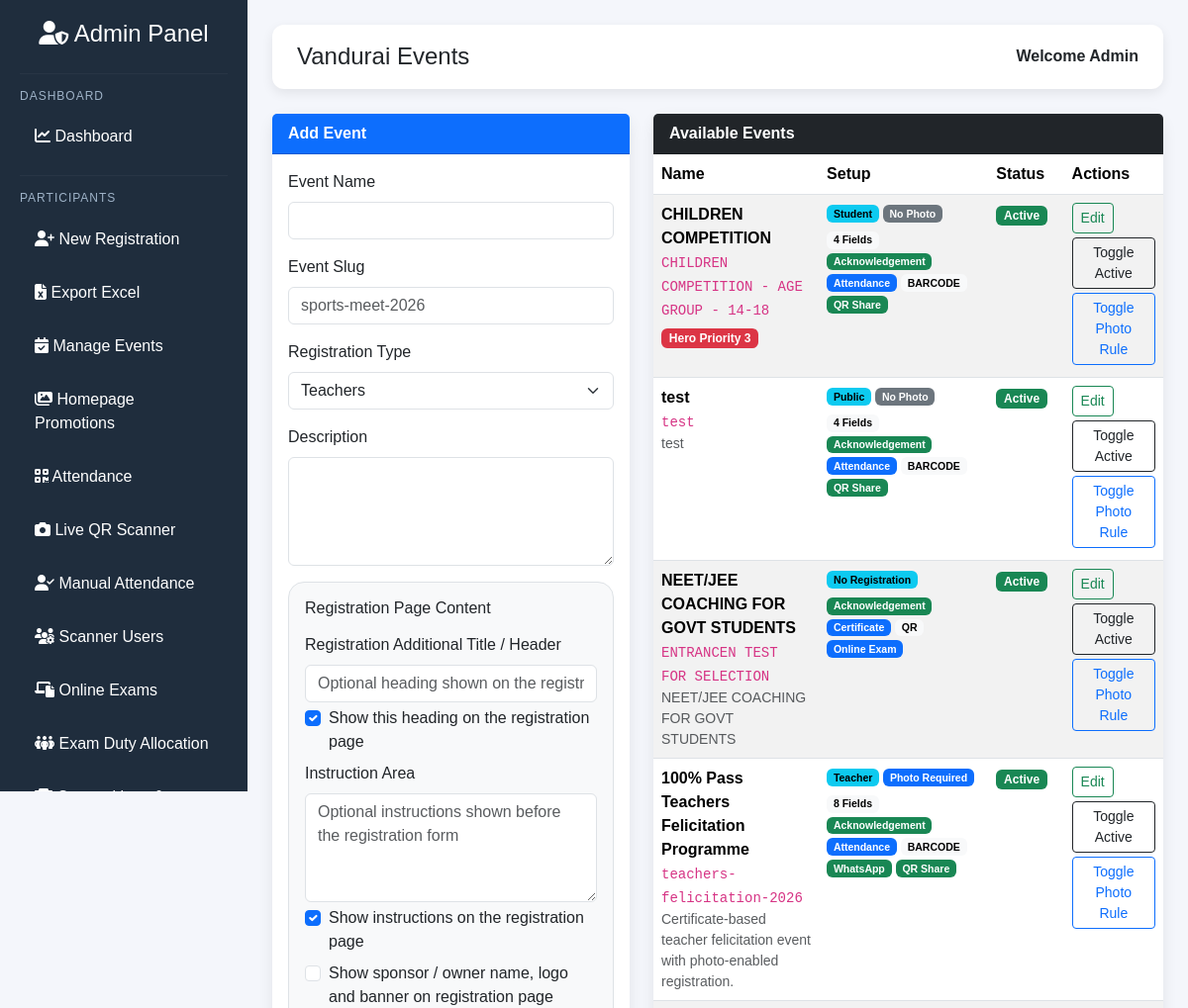
/admin/events (signed in, upper part), run on an earlier commit of the app's database.
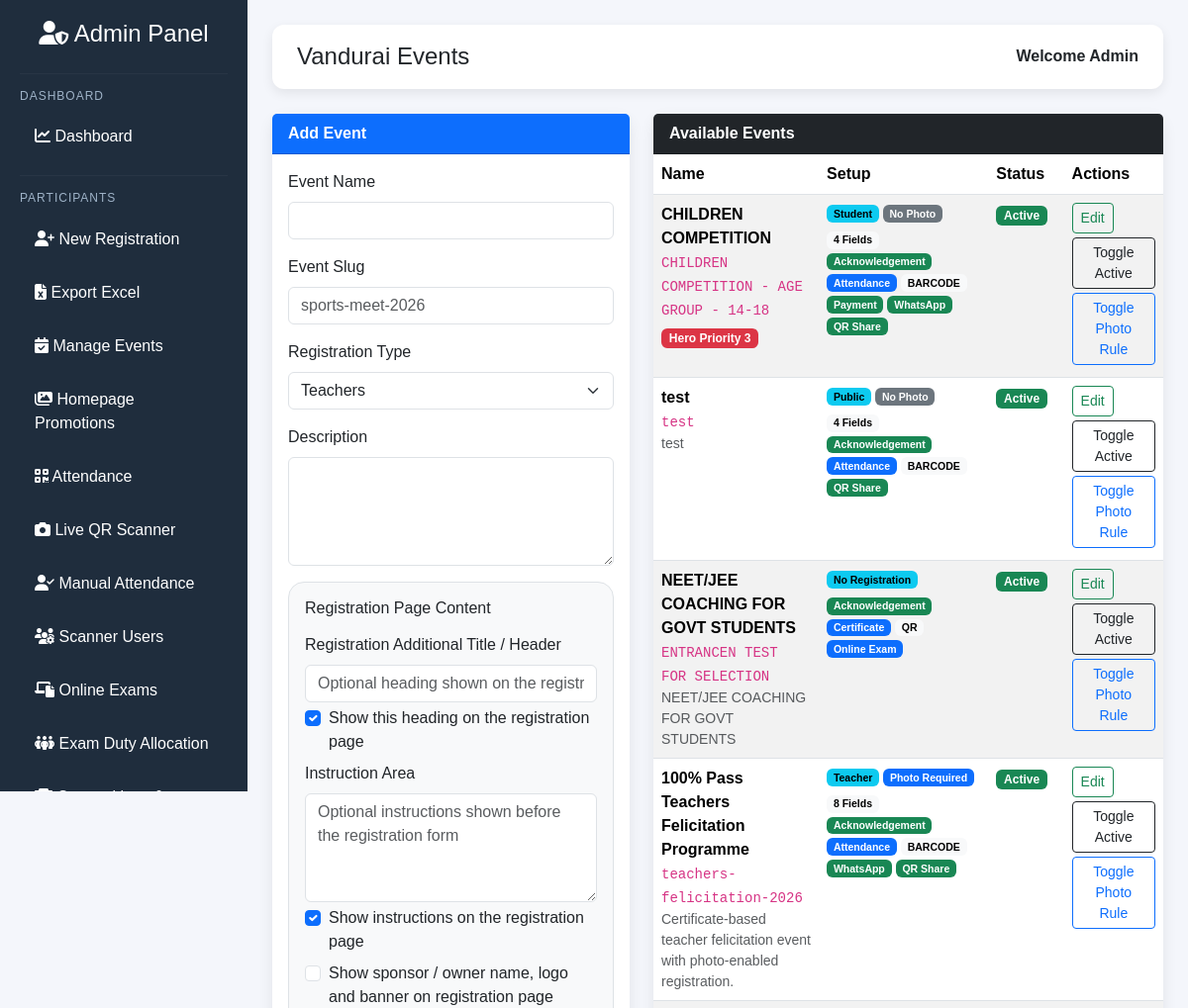
And on a later commit of the database.
### models.py (models this page shows)
class Event(db.Model):
    __tablename__ = "events"
    id = db.Column(
        db.Integer,
        primary_key=True
    )
    name = db.Column(
        db.String(150),
        nullable=False
    )
    slug = db.Column(
        db.String(160),
        unique=True,
        nullable=False
    )
    description = db.Column(
        db.Text
    )
    registration_type = db.Column(
        db.String(30),
        default="teacher",
        nullable=False
    )
    public_registration_enabled = db.Column(
        db.Boolean,
        default=True,
        nullable=False
    )
    participant_bulk_upload_enabled = db.Column(
        db.Boolean,
        default=False,
        nullable=False
    )
    show_venue = db.Column(db.Boolean, default=False, nullable=False)
    venue = db.Column(db.String(255))
    show_event_date = db.Column(db.Boolean, default=False, nullable=False)
    event_date = db.Column(db.Date)
    show_event_time = db.Column(db.Boolean, default=False, nullable=False)
    event_time = db.Column(db.String(100))
    show_chief_guest = db.Column(db.Boolean, default=False, nullable=False)
    chief_guest = db.Column(db.String(255))
    requires_photo = db.Column(
        db.Boolean,
        default=True,
        nullable=False
    )
    collect_photo = db.Column(
        db.Boolean,
        default=True,
        nullable=False
    )
    collect_email = db.Column(
        db.Boolean,
        default=True,
        nullable=False
    )
    collect_designation = db.Column(
        db.Boolean,
        default=True,
        nullable=False
    )
    collect_subject = db.Column(
        db.Boolean,
        default=True,
        nullable=False
    )
    collect_school_name = db.Column(
        db.Boolean,
        default=True,
        nullable=False
    )
    collect_school_area = db.Column(
        db.Boolean,
        default=True,
        nullable=False
    )
    collect_block = db.Column(
        db.Boolean,
        default=True,
        nullable=False
    )
    marquee_message = db.Column(
        db.String(255)
    )
    registration_header = db.Column(db.String(255))
    registration_instructions = db.Column(db.Text)
    show_registration_header = db.Column(db.Boolean, default=True, nullable=False)
    show_registration_instructions = db.Column(db.Boolean, default=True, nullable=False)
    show_registration_sponsor = db.Column(db.Boolean, default=False, nullable=False)
    payment_enabled = db.Column(
        db.Boolean,
        default=False,
        nullable=False
    )
    payment_amount = db.Column(
        db.Float,
        default=0
    )
    payment_link = db.Column(
        db.String(500)
    )
    payment_notes = db.Column(
        db.Text
    )
    payment_gateway = db.Column(db.String(30), default="manual", nullable=False)
    whatsapp_ack_enabled = db.Column(
        db.Boolean,
        default=False,
        nullable=False
    )
    whatsapp_template = db.Column(
        db.Text
    )
    whatsapp_ack_fields = db.Column(db.Text)
    whatsapp_group_enabled = db.Column(
        db.Boolean,
        default=False,
        nullable=False
    )
    whatsapp_group_link = db.Column(
        db.String(500)
    )
    acknowledgement_enabled = db.Column(
        db.Boolean,
        default=True,
        nullable=False
    )
    acknowledgement_instructions = db.Column(db.Text)
    show_acknowledgement_instructions = db.Column(db.Boolean, default=False, nullable=False)
    acknowledgement_thank_you = db.Column(db.String(500))
    show_acknowledgement_thank_you = db.Column(db.Boolean, default=False, nullable=False)
    show_acknowledgement_payment_details = db.Column(db.Boolean, default=False, nullable=False)
    certificate_enabled = db.Column(
        db.Boolean,
        default=True,
        nullable=False
    )
    attendance_enabled = db.Column(
        db.Boolean,
        default=False,
        nullable=False
    )
    code_type = db.Column(
        db.String(20),
        default="qr",
        nullable=False
    )
    code_fields = db.Column(
        db.Text
    )
    reg_id_prefix = db.Column(
        db.String(20),
        default="EVT"
    )
    reg_id_next_number = db.Column(
        db.Integer,
        default=1,
        nullable=False
    )
    reg_id_padding = db.Column(
        db.Integer,
        default=4,
        nullable=False
    )
    sponsor_brand = db.Column(
        db.String(150)
    )
    sponsor_logo = db.Column(
        db.String(250)
    )
    sponsor_image = db.Column(
        db.String(250)
    )
    sponsor_logo_position = db.Column(
        db.String(20),
        default="left"
    )
    sponsor_logo_width = db.Column(
        db.Integer,
        default=160
    )
    sponsor_logo_height = db.Column(
        db.Integer,
        default=90
    )
    sponsor_banner_position = db.Column(
        db.String(20),
        default="right"
    )
    sponsor_banner_width = db.Column(
        db.Integer,
        default=520
    )
    sponsor_banner_height = db.Column(
        db.Integer,
        default=170
    )
    sponsor_image_fit = db.Column(
        db.String(20),
        default="contain"
    )
    hero_priority = db.Column(
        db.Integer,
        default=0,
        nullable=False
    )
    qr_sharing_enabled = db.Column(
        db.Boolean,
        default=True,
        nullable=False
    )
    exam_enabled = db.Column(
        db.Boolean,
        default=False,
        nullable=False
    )
    is_active = db.Column(
        db.Boolean,
        default=True,
        nullable=False
    )
    created_at = db.Column(
        db.DateTime,
        default=datetime.utcnow
    )
    participants = db.relationship(
        "Participant",
        back_populates="event",
        lazy=True
    )
    attendance_records = db.relationship(
        "Attendance",
        back_populates="event",
        cascade="all, delete-orphan",
        lazy=True
    )
    attendance_logs = db.relationship(
        "AttendanceLog",
        back_populates="event",
        cascade="all, delete-orphan",
        lazy=True
    )
    registration_fields = db.relationship(
        "EventField",
        back_populates="event",
        cascade="all, delete-orphan",
        order_by="EventField.sort_order.asc(), EventField.id.asc()",
        lazy=True
    )
    exam_subjects = db.relationship(
        "ExamSubject",
        back_populates="event",
        cascade="all, delete-orphan",
        order_by="ExamSubject.subject_name.asc()",
        lazy=True
    )
    online_exams = db.relationship(
        "OnlineExam",
        back_populates="event",
        cascade="all, delete-orphan",
        order_by="OnlineExam.created_at.desc()",
        lazy=True
    )

### admin_routes.py (the view, shortened to what this page needs)
@admin_bp.route("/admin/events", methods=["GET", "POST"])
def events():
    if "admin" not in session:
        return redirect(url_for("routes.login"))
    events = Event.query.order_by(
        Event.is_active.desc(),
        Event.created_at.desc(),
        Event.id.desc()
    ).all()
    return render_template(
        "admin/events.html",
        events=events,
        registration_type_choices=REGISTRATION_TYPE_CHOICES,
        code_field_choices=CODE_FIELD_CHOICES
        ,whatsapp_field_choices=WHATSAPP_FIELD_CHOICES
    )

### templates/admin/events.html (shortened to what the changed rows need)
{% extends "admin/admin_base.html" %}
{% block content %}
<div class="row g-4">
<div class="col-lg-7">
    <div class="card">
        <div class="card-body p-0">
            <div class="table-responsive">
                <table class="table table-striped mb-0">
                    <thead>
                        <tr>
                            <th>Name</th>
                            <th>Setup</th>
                            <th>Status</th>
                            <th>Actions</th>
                        </tr>
                    </thead>
                    <tbody>
                        {% for event in events %}
                        <tr>
                            <td>
                                <strong>{{ event.name }}</strong>
                                <div><code>{{ event.slug }}</code></div>
                                {% if event.hero_priority %}
                                <div class="mt-1">
                                    <span class="badge bg-danger">Hero Priority {{ event.hero_priority }}</span>
                                </div>
                                {% endif %}
                            </td>
                            <td>
                                <div class="small mb-2">
                                    <span class="badge text-bg-info">
                                        {% if event.registration_type == "no_registration" %}No Registration{% else %}{{ event.registration_type|title }}{% endif %}
                                    </span>
                                    {% if event.registration_type != "no_registration" %}
                                    <span class="badge {% if event.collect_photo and event.requires_photo %}bg-primary{% elif event.collect_photo %}bg-warning text-dark{% else %}bg-secondary{% endif %}">
                                        {% if event.collect_photo and event.requires_photo %}Photo Required{% elif event.collect_photo %}Photo Optional{% else %}No Photo{% endif %}
                                    </span>
                                    {% endif %}
                                </div>
                                <div class="small d-flex flex-wrap gap-1">
                                    {% if event.registration_type != "no_registration" %}
                                    <span class="badge text-bg-light">{{ event.registration_fields|length }} Fields</span>
                                    {% endif %}
                                    {% if event.acknowledgement_enabled %}<span class="badge text-bg-success">Acknowledgement</span>{% endif %}
                                    {% if event.attendance_enabled %}<span class="badge text-bg-primary">Attendance</span>{% endif %}
                                    <span class="badge text-bg-light">{{ event.code_type|upper if event.code_type else "QR" }}</span>
                                    {% if event.payment_enabled %}<span class="badge text-bg-success">Payment</span>{% endif %}
                                    {% if event.whatsapp_ack_enabled %}<span class="badge text-bg-success">WhatsApp</span>{% endif %}
                                    {% if event.qr_sharing_enabled %}<span class="badge text-bg-success">QR Share</span>{% endif %}
                                </div>
                            </td>
                            <td>
                                {% if event.is_active %}
                                <span class="badge bg-success">Active</span>
                                {% else %}
                                <span class="badge bg-secondary">Inactive</span>
                                {% endif %}
                            </td>
                            <td>
                                <a href="{{ url_for('admin.edit_event', id=event.id) }}" class="btn btn-sm btn-outline-success mb-1">
                                    Edit
                                </a>
                                <form method="POST" action="{{ url_for('admin.toggle_event_active', id=event.id) }}" class="d-inline">
                                    <button class="btn btn-sm btn-outline-dark mb-1">
                                        Toggle Active
                                    </button>
                                </form>
                                <form method="POST" action="{{ url_for('admin.toggle_event_photo_rule', id=event.id) }}" class="d-inline">
                                    <button class="btn btn-sm btn-outline-primary mb-1">
                                        Toggle Photo Rule
                                    </button>
                                </form>
                            </td>
                        </tr>
                        {% else %}
                        <tr>
                            <td colspan="4" class="text-center py-4 text-muted">
                                No events configured yet.
                            </td>
                        </tr>
                        {% endfor %}
                    </tbody>
                </table>
            </div>
        </div>
    </div>
</div>
</div>
{% endblock %}

What changed in the data, as far as the page shows it:
changed Event "CHILDREN COMPETITION": now shows "Payment"; now shows "WhatsApp"
